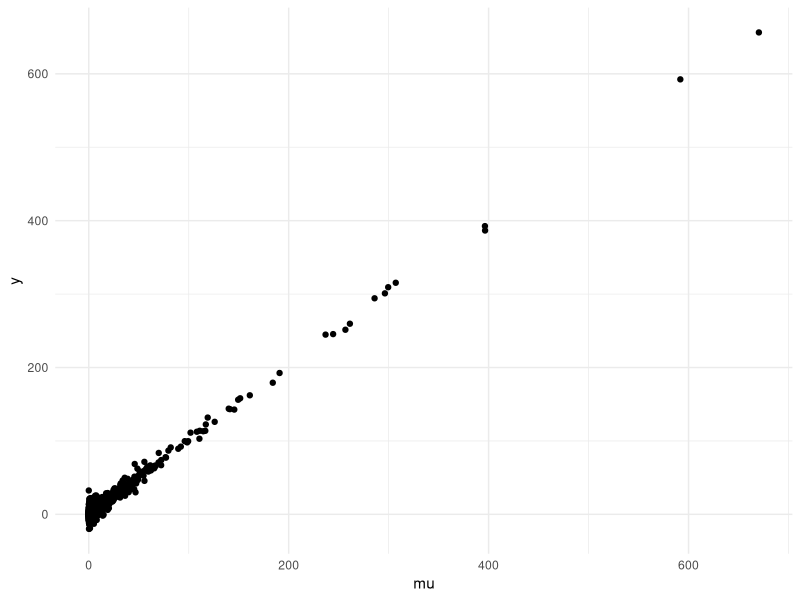

Here is the R script that generated this plot:
library(tidyverse)

set.seed(1234)

m = 2000
X = cbind(1, rnorm(m))
sigma2 = rgamma(m, 1.25, 1/20)
sigma = sqrt(sigma2)

beta_true = c(1, -1)
Xbeta_true = X %*% beta_true
tau_true = 1.25
mu_true = rlnorm(m, Xbeta_true, tau_true)
y = rnorm(m, mu_true, sigma)

data.frame(mu = mu_true, y = y) %>%
	ggplot() +
	geom_point(aes(mu, y)) +
	theme_minimal()

unmatch = tibble(y, sigma, x = X[,2])
write_csv(unmatch, file = "unmatch.csv")

data.frame(mu = mu_true) %>%
	write_csv(file = "mu-true.csv")
